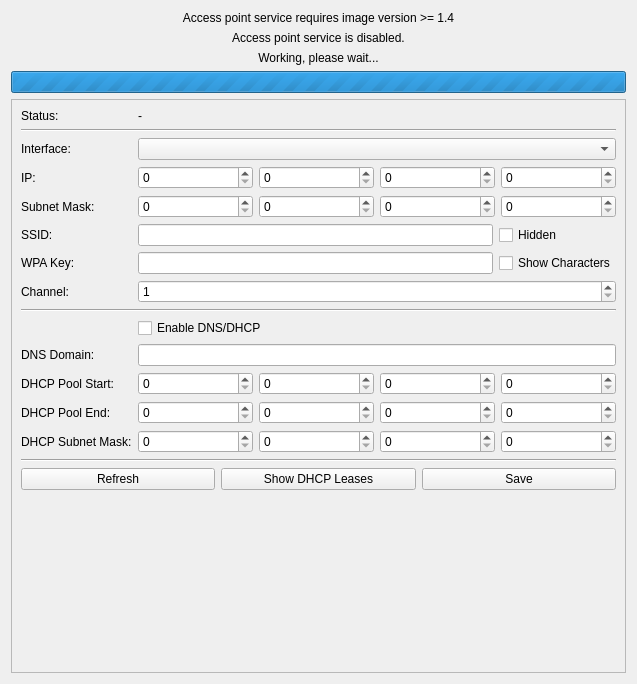
<?xml version="1.0" encoding="UTF-8"?>
<ui version="4.0">
 <class>REDTabSettingsAP</class>
 <widget class="QWidget" name="REDTabSettingsAP">
  <property name="geometry">
   <rect>
    <x>0</x>
    <y>0</y>
    <width>637</width>
    <height>684</height>
   </rect>
  </property>
  <property name="windowTitle">
   <string>Form</string>
  </property>
  <layout class="QGridLayout" name="gridLayout">
   <item row="3" column="0">
    <widget class="QProgressBar" name="pbar_working_wait">
     <property name="maximum">
      <number>0</number>
     </property>
     <property name="value">
      <number>-1</number>
     </property>
    </widget>
   </item>
   <item row="7" column="0">
    <widget class="QScrollArea" name="sarea_ap">
     <property name="widgetResizable">
      <bool>true</bool>
     </property>
     <widget class="QWidget" name="scrollAreaWidgetContents">
      <property name="geometry">
       <rect>
        <x>0</x>
        <y>0</y>
        <width>615</width>
        <height>570</height>
       </rect>
      </property>
      <layout class="QGridLayout" name="gridLayout_3">
       <item row="0" column="1" colspan="2">
        <widget class="QLabel" name="label_ap_status">
         <property name="text">
          <string>-</string>
         </property>
        </widget>
       </item>
       <item row="6" column="2">
        <widget class="QCheckBox" name="chkbox_ap_wpa_key_show">
         <property name="text">
          <string>Show Characters</string>
         </property>
        </widget>
       </item>
       <item row="16" column="0" colspan="3">
        <spacer name="verticalSpacer">
         <property name="orientation">
          <enum>Qt::Vertical</enum>
         </property>
         <property name="sizeHint" stdset="0">
          <size>
           <width>20</width>
           <height>40</height>
          </size>
         </property>
        </spacer>
       </item>
       <item row="3" column="0">
        <widget class="QLabel" name="label_ip">
         <property name="text">
          <string>IP:</string>
         </property>
         <property name="buddy">
          <cstring>sbox_ap_intf_ip1</cstring>
         </property>
        </widget>
       </item>
       <item row="6" column="1">
        <widget class="QLineEdit" name="ledit_ap_wpa_key">
         <property name="echoMode">
          <enum>QLineEdit::Password</enum>
         </property>
        </widget>
       </item>
       <item row="10" column="1" colspan="2">
        <widget class="QLineEdit" name="ledit_ap_domain"/>
       </item>
       <item row="2" column="1" colspan="2">
        <widget class="QComboBox" name="cbox_ap_interface"/>
       </item>
       <item row="7" column="1" colspan="2">
        <widget class="QSpinBox" name="sbox_ap_channel">
         <property name="minimum">
          <number>1</number>
         </property>
         <property name="maximum">
          <number>14</number>
         </property>
        </widget>
       </item>
       <item row="11" column="1" colspan="2">
        <layout class="QHBoxLayout" name="horizontalLayout_3">
         <item>
          <widget class="QSpinBox" name="sbox_ap_pool_start1">
           <property name="maximum">
            <number>255</number>
           </property>
          </widget>
         </item>
         <item>
          <widget class="QSpinBox" name="sbox_ap_pool_start2">
           <property name="maximum">
            <number>255</number>
           </property>
          </widget>
         </item>
         <item>
          <widget class="QSpinBox" name="sbox_ap_pool_start3">
           <property name="maximum">
            <number>255</number>
           </property>
          </widget>
         </item>
         <item>
          <widget class="QSpinBox" name="sbox_ap_pool_start4">
           <property name="maximum">
            <number>255</number>
           </property>
          </widget>
         </item>
        </layout>
       </item>
       <item row="7" column="0">
        <widget class="QLabel" name="label_channel">
         <property name="text">
          <string>Channel:</string>
         </property>
         <property name="buddy">
          <cstring>sbox_ap_channel</cstring>
         </property>
        </widget>
       </item>
       <item row="4" column="1" colspan="2">
        <layout class="QHBoxLayout" name="horizontalLayout_2">
         <item>
          <widget class="QSpinBox" name="sbox_ap_intf_mask1">
           <property name="maximum">
            <number>255</number>
           </property>
          </widget>
         </item>
         <item>
          <widget class="QSpinBox" name="sbox_ap_intf_mask2">
           <property name="maximum">
            <number>255</number>
           </property>
          </widget>
         </item>
         <item>
          <widget class="QSpinBox" name="sbox_ap_intf_mask3">
           <property name="maximum">
            <number>255</number>
           </property>
          </widget>
         </item>
         <item>
          <widget class="QSpinBox" name="sbox_ap_intf_mask4">
           <property name="maximum">
            <number>255</number>
           </property>
          </widget>
         </item>
        </layout>
       </item>
       <item row="5" column="1">
        <widget class="QLineEdit" name="ledit_ap_ssid"/>
       </item>
       <item row="5" column="0">
        <widget class="QLabel" name="label_ssid">
         <property name="text">
          <string>SSID:</string>
         </property>
         <property name="buddy">
          <cstring>ledit_ap_ssid</cstring>
         </property>
        </widget>
       </item>
       <item row="13" column="1" colspan="2">
        <layout class="QHBoxLayout" name="horizontalLayout_5">
         <item>
          <widget class="QSpinBox" name="sbox_ap_pool_mask1">
           <property name="maximum">
            <number>255</number>
           </property>
          </widget>
         </item>
         <item>
          <widget class="QSpinBox" name="sbox_ap_pool_mask2">
           <property name="maximum">
            <number>255</number>
           </property>
          </widget>
         </item>
         <item>
          <widget class="QSpinBox" name="sbox_ap_pool_mask3">
           <property name="maximum">
            <number>255</number>
           </property>
          </widget>
         </item>
         <item>
          <widget class="QSpinBox" name="sbox_ap_pool_mask4">
           <property name="maximum">
            <number>255</number>
           </property>
          </widget>
         </item>
        </layout>
       </item>
       <item row="6" column="0">
        <widget class="QLabel" name="label_wpa_key">
         <property name="text">
          <string>WPA Key:</string>
         </property>
         <property name="buddy">
          <cstring>ledit_ap_wpa_key</cstring>
         </property>
        </widget>
       </item>
       <item row="12" column="0">
        <widget class="QLabel" name="label_ap_pool_end">
         <property name="text">
          <string>DHCP Pool End:</string>
         </property>
         <property name="buddy">
          <cstring>sbox_ap_pool_end1</cstring>
         </property>
        </widget>
       </item>
       <item row="4" column="0">
        <widget class="QLabel" name="label_subnet_mask">
         <property name="text">
          <string>Subnet Mask:</string>
         </property>
         <property name="buddy">
          <cstring>sbox_ap_intf_mask1</cstring>
         </property>
        </widget>
       </item>
       <item row="3" column="1" colspan="2">
        <layout class="QHBoxLayout" name="horizontalLayout">
         <item>
          <widget class="QSpinBox" name="sbox_ap_intf_ip1">
           <property name="maximum">
            <number>255</number>
           </property>
          </widget>
         </item>
         <item>
          <widget class="QSpinBox" name="sbox_ap_intf_ip2">
           <property name="maximum">
            <number>255</number>
           </property>
          </widget>
         </item>
         <item>
          <widget class="QSpinBox" name="sbox_ap_intf_ip3">
           <property name="maximum">
            <number>255</number>
           </property>
          </widget>
         </item>
         <item>
          <widget class="QSpinBox" name="sbox_ap_intf_ip4">
           <property name="maximum">
            <number>255</number>
           </property>
          </widget>
         </item>
        </layout>
       </item>
       <item row="14" column="0" colspan="3">
        <widget class="Line" name="line2">
         <property name="orientation">
          <enum>Qt::Horizontal</enum>
         </property>
        </widget>
       </item>
       <item row="11" column="0">
        <widget class="QLabel" name="label_ap_pool_start">
         <property name="text">
          <string>DHCP Pool Start:</string>
         </property>
         <property name="buddy">
          <cstring>sbox_ap_pool_start1</cstring>
         </property>
        </widget>
       </item>
       <item row="9" column="1" colspan="2">
        <widget class="QCheckBox" name="chkbox_ap_enable_dns_dhcp">
         <property name="text">
          <string>Enable DNS/DHCP</string>
         </property>
        </widget>
       </item>
       <item row="5" column="2">
        <widget class="QCheckBox" name="chkbox_ap_ssid_hidden">
         <property name="text">
          <string>Hidden</string>
         </property>
        </widget>
       </item>
       <item row="2" column="0">
        <widget class="QLabel" name="label_interface">
         <property name="text">
          <string>Interface:</string>
         </property>
         <property name="buddy">
          <cstring>cbox_ap_interface</cstring>
         </property>
        </widget>
       </item>
       <item row="10" column="0">
        <widget class="QLabel" name="label_ap_domain">
         <property name="text">
          <string>DNS Domain:</string>
         </property>
         <property name="buddy">
          <cstring>ledit_ap_domain</cstring>
         </property>
        </widget>
       </item>
       <item row="15" column="0" colspan="3">
        <layout class="QHBoxLayout" name="horizontalLayout_8">
         <item>
          <widget class="QPushButton" name="pbutton_ap_refresh">
           <property name="text">
            <string>Refresh</string>
           </property>
          </widget>
         </item>
         <item>
          <widget class="QPushButton" name="pbutton_ap_show_dhcp_leases">
           <property name="text">
            <string>Show DHCP Leases</string>
           </property>
          </widget>
         </item>
         <item>
          <widget class="QPushButton" name="pbutton_ap_save">
           <property name="text">
            <string>Save</string>
           </property>
          </widget>
         </item>
        </layout>
       </item>
       <item row="0" column="0">
        <widget class="QLabel" name="label_11">
         <property name="text">
          <string>Status:</string>
         </property>
        </widget>
       </item>
       <item row="8" column="0" colspan="3">
        <widget class="Line" name="line">
         <property name="orientation">
          <enum>Qt::Horizontal</enum>
         </property>
        </widget>
       </item>
       <item row="13" column="0">
        <widget class="QLabel" name="label_ap_pool_mask">
         <property name="text">
          <string>DHCP Subnet Mask:</string>
         </property>
         <property name="buddy">
          <cstring>sbox_ap_pool_mask1</cstring>
         </property>
        </widget>
       </item>
       <item row="12" column="1" colspan="2">
        <layout class="QHBoxLayout" name="horizontalLayout_4">
         <item>
          <widget class="QSpinBox" name="sbox_ap_pool_end1">
           <property name="maximum">
            <number>255</number>
           </property>
          </widget>
         </item>
         <item>
          <widget class="QSpinBox" name="sbox_ap_pool_end2">
           <property name="maximum">
            <number>255</number>
           </property>
          </widget>
         </item>
         <item>
          <widget class="QSpinBox" name="sbox_ap_pool_end3">
           <property name="maximum">
            <number>255</number>
           </property>
          </widget>
         </item>
         <item>
          <widget class="QSpinBox" name="sbox_ap_pool_end4">
           <property name="maximum">
            <number>255</number>
           </property>
          </widget>
         </item>
        </layout>
       </item>
       <item row="1" column="0" colspan="3">
        <widget class="Line" name="line_3">
         <property name="orientation">
          <enum>Qt::Horizontal</enum>
         </property>
        </widget>
       </item>
      </layout>
     </widget>
    </widget>
   </item>
   <item row="2" column="0">
    <widget class="QLabel" name="label_working_wait">
     <property name="text">
      <string>Working, please wait...</string>
     </property>
     <property name="alignment">
      <set>Qt::AlignCenter</set>
     </property>
    </widget>
   </item>
   <item row="1" column="0">
    <widget class="QLabel" name="label_ap_disabled">
     <property name="enabled">
      <bool>true</bool>
     </property>
     <property name="text">
      <string>Access point service is disabled.</string>
     </property>
     <property name="alignment">
      <set>Qt::AlignCenter</set>
     </property>
     <property name="wordWrap">
      <bool>true</bool>
     </property>
    </widget>
   </item>
   <item row="0" column="0">
    <widget class="QLabel" name="label_ap_unsupported">
     <property name="text">
      <string>Access point service requires image version &gt;= 1.4</string>
     </property>
     <property name="alignment">
      <set>Qt::AlignCenter</set>
     </property>
    </widget>
   </item>
  </layout>
 </widget>
 <tabstops>
  <tabstop>sarea_ap</tabstop>
  <tabstop>cbox_ap_interface</tabstop>
  <tabstop>sbox_ap_intf_ip1</tabstop>
  <tabstop>sbox_ap_intf_ip2</tabstop>
  <tabstop>sbox_ap_intf_ip3</tabstop>
  <tabstop>sbox_ap_intf_ip4</tabstop>
  <tabstop>sbox_ap_intf_mask1</tabstop>
  <tabstop>sbox_ap_intf_mask2</tabstop>
  <tabstop>sbox_ap_intf_mask3</tabstop>
  <tabstop>sbox_ap_intf_mask4</tabstop>
  <tabstop>ledit_ap_ssid</tabstop>
  <tabstop>chkbox_ap_ssid_hidden</tabstop>
  <tabstop>ledit_ap_wpa_key</tabstop>
  <tabstop>chkbox_ap_wpa_key_show</tabstop>
  <tabstop>sbox_ap_channel</tabstop>
  <tabstop>chkbox_ap_enable_dns_dhcp</tabstop>
  <tabstop>ledit_ap_domain</tabstop>
  <tabstop>sbox_ap_pool_start1</tabstop>
  <tabstop>sbox_ap_pool_start2</tabstop>
  <tabstop>sbox_ap_pool_start3</tabstop>
  <tabstop>sbox_ap_pool_start4</tabstop>
  <tabstop>sbox_ap_pool_end1</tabstop>
  <tabstop>sbox_ap_pool_end2</tabstop>
  <tabstop>sbox_ap_pool_end3</tabstop>
  <tabstop>sbox_ap_pool_end4</tabstop>
  <tabstop>sbox_ap_pool_mask1</tabstop>
  <tabstop>sbox_ap_pool_mask2</tabstop>
  <tabstop>sbox_ap_pool_mask3</tabstop>
  <tabstop>sbox_ap_pool_mask4</tabstop>
  <tabstop>pbutton_ap_refresh</tabstop>
  <tabstop>pbutton_ap_save</tabstop>
 </tabstops>
 <resources/>
 <connections/>
</ui>
